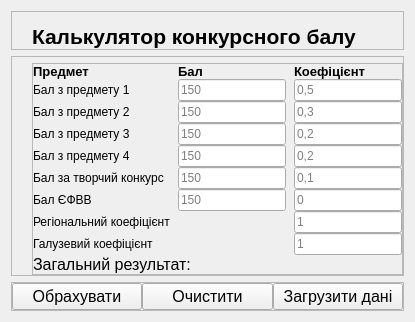
              <widget class="QWidget" name="calculator_page">
               <layout class="QVBoxLayout" name="verticalLayout_5">
                <item>
                 <widget class="QFrame" name="header_frame_2">
                  <property name="sizePolicy">
                   <sizepolicy hsizetype="Minimum" vsizetype="Minimum">
                    <horstretch>0</horstretch>
                    <verstretch>0</verstretch>
                   </sizepolicy>
                  </property>
                  <property name="frameShape">
                   <enum>QFrame::StyledPanel</enum>
                  </property>
                  <property name="frameShadow">
                   <enum>QFrame::Raised</enum>
                  </property>
                  <layout class="QVBoxLayout" name="verticalLayout_6">
                   <property name="spacing">
                    <number>0</number>
                   </property>
                   <property name="leftMargin">
                    <number>20</number>
                   </property>
                   <property name="topMargin">
                    <number>12</number>
                   </property>
                   <property name="rightMargin">
                    <number>0</number>
                   </property>
                   <property name="bottomMargin">
                    <number>0</number>
                   </property>
                   <item alignment="Qt::AlignLeft">
                    <widget class="QLabel" name="label_6">
                     <property name="font">
                      <font>
                       <pointsize>16</pointsize>
                       <weight>75</weight>
                       <bold>true</bold>
                      </font>
                     </property>
                     <property name="text">
                      <string>Калькулятор конкурсного балу</string>
                     </property>
                    </widget>
                   </item>
                  </layout>
                 </widget>
                </item>
                <item>
                 <widget class="QFrame" name="main_body_calc_frame">
                  <property name="sizePolicy">
                   <sizepolicy hsizetype="Expanding" vsizetype="Expanding">
                    <horstretch>0</horstretch>
                    <verstretch>0</verstretch>
                   </sizepolicy>
                  </property>
                  <property name="frameShape">
                   <enum>QFrame::StyledPanel</enum>
                  </property>
                  <property name="frameShadow">
                   <enum>QFrame::Raised</enum>
                  </property>
                  <layout class="QHBoxLayout" name="horizontalLayout_16">
                   <property name="spacing">
                    <number>0</number>
                   </property>
                   <property name="leftMargin">
                    <number>20</number>
                   </property>
                   <property name="topMargin">
                    <number>6</number>
                   </property>
                   <property name="rightMargin">
                    <number>0</number>
                   </property>
                   <property name="bottomMargin">
                    <number>0</number>
                   </property>
                   <item alignment="Qt::AlignLeft|Qt::AlignTop">
                    <widget class="QFrame" name="main_frame">
                     <property name="sizePolicy">
                      <sizepolicy hsizetype="Preferred" vsizetype="Preferred">
                       <horstretch>0</horstretch>
                       <verstretch>0</verstretch>
                      </sizepolicy>
                     </property>
                     <property name="frameShape">
                      <enum>QFrame::StyledPanel</enum>
                     </property>
                     <property name="frameShadow">
                      <enum>QFrame::Raised</enum>
                     </property>
                     <layout class="QGridLayout" name="gridLayout_2">
                      <property name="leftMargin">
                       <number>0</number>
                      </property>
                      <property name="topMargin">
                       <number>0</number>
                      </property>
                      <property name="rightMargin">
                       <number>0</number>
                      </property>
                      <property name="bottomMargin">
                       <number>0</number>
                      </property>
                      <property name="horizontalSpacing">
                       <number>8</number>
                      </property>
                      <property name="verticalSpacing">
                       <number>0</number>
                      </property>
                      <item row="8" column="0">
                       <widget class="QLabel" name="label_12">
                        <property name="text">
                         <string>Галузевий коефіцієнт</string>
                        </property>
                       </widget>
                      </item>
                      <item row="7" column="0">
                       <widget class="QLabel" name="label_14">
                        <property name="text">
                         <string>Регіональний коефіцієнт</string>
                        </property>
                       </widget>
                      </item>
                      <item row="7" column="2">
                       <widget class="QLineEdit" name="coef_region_lineEdit">
                        <property name="placeholderText">
                         <string>1</string>
                        </property>
                       </widget>
                      </item>
                      <item row="5" column="1">
                       <widget class="QLineEdit" name="score_cc_lineEdit">
                        <property name="placeholderText">
                         <string>150</string>
                        </property>
                       </widget>
                      </item>
                      <item row="4" column="1">
                       <widget class="QLineEdit" name="score_4_lineEdit">
                        <property name="placeholderText">
                         <string>150</string>
                        </property>
                       </widget>
                      </item>
                      <item row="1" column="2">
                       <widget class="QLineEdit" name="coef_1_lineEdit">
                        <property name="placeholderText">
                         <string>0,5</string>
                        </property>
                       </widget>
                      </item>
                      <item row="2" column="2">
                       <widget class="QLineEdit" name="coef_2_lineEdit">
                        <property name="inputMask">
                         <string/>
                        </property>
                        <property name="placeholderText">
                         <string>0,3</string>
                        </property>
                       </widget>
                      </item>
                      <item row="2" column="1">
                       <widget class="QLineEdit" name="score_2_lineEdit">
                        <property name="placeholderText">
                         <string>150</string>
                        </property>
                       </widget>
                      </item>
                      <item row="6" column="0">
                       <widget class="QLabel" name="label_10">
                        <property name="text">
                         <string>Бал ЄФВВ</string>
                        </property>
                       </widget>
                      </item>
                      <item row="1" column="1">
                       <widget class="QLineEdit" name="score_1_lineEdit">
                        <property name="font">
                         <font>
                          <stylestrategy>PreferDefault</stylestrategy>
                         </font>
                        </property>
                        <property name="layoutDirection">
                         <enum>Qt::LeftToRight</enum>
                        </property>
                        <property name="placeholderText">
                         <string>150</string>
                        </property>
                       </widget>
                      </item>
                      <item row="8" column="2">
                       <widget class="QLineEdit" name="coef_industry_lineEdit">
                        <property name="inputMask">
                         <string/>
                        </property>
                        <property name="placeholderText">
                         <string>1</string>
                        </property>
                       </widget>
                      </item>
                      <item row="2" column="0">
                       <widget class="QLabel" name="label_13">
                        <property name="text">
                         <string>Бал з предмету 2</string>
                        </property>
                       </widget>
                      </item>
                      <item row="4" column="2">
                       <widget class="QLineEdit" name="coef_4_lineEdit">
                        <property name="placeholderText">
                         <string>0,2</string>
                        </property>
                       </widget>
                      </item>
                      <item row="1" column="0">
                       <widget class="QLabel" name="label_7">
                        <property name="text">
                         <string>Бал з предмету 1</string>
                        </property>
                       </widget>
                      </item>
                      <item row="6" column="2">
                       <widget class="QLineEdit" name="coef_EFVV_lineEdit">
                        <property name="placeholderText">
                         <string>0</string>
                        </property>
                       </widget>
                      </item>
                      <item row="3" column="0">
                       <widget class="QLabel" name="label_8">
                        <property name="text">
                         <string>Бал з предмету 3</string>
                        </property>
                       </widget>
                      </item>
                      <item row="4" column="0">
                       <widget class="QLabel" name="label_9">
                        <property name="text">
                         <string>Бал з предмету 4</string>
                        </property>
                       </widget>
                      </item>
                      <item row="3" column="1">
                       <widget class="QLineEdit" name="score_3_lineEdit">
                        <property name="placeholderText">
                         <string>150</string>
                        </property>
                       </widget>
                      </item>
                      <item row="3" column="2">
                       <widget class="QLineEdit" name="coef_3_lineEdit">
                        <property name="placeholderText">
                         <string>0,2</string>
                        </property>
                       </widget>
                      </item>
                      <item row="6" column="1">
                       <widget class="QLineEdit" name="score_EFVV_lineEdit">
                        <property name="placeholderText">
                         <string>150</string>
                        </property>
                       </widget>
                      </item>
                      <item row="5" column="2">
                       <widget class="QLineEdit" name="coef_cc_lineEdit">
                        <property name="placeholderText">
                         <string>0,1</string>
                        </property>
                       </widget>
                      </item>
                      <item row="0" column="1">
                       <widget class="QLabel" name="label_16">
                        <property name="font">
                         <font>
                          <pointsize>10</pointsize>
                          <weight>75</weight>
                          <bold>true</bold>
                         </font>
                        </property>
                        <property name="text">
                         <string>Бал</string>
                        </property>
                       </widget>
                      </item>
                      <item row="0" column="0">
                       <widget class="QLabel" name="label_15">
                        <property name="font">
                         <font>
                          <pointsize>10</pointsize>
                          <weight>75</weight>
                          <bold>true</bold>
                         </font>
                        </property>
                        <property name="text">
                         <string>Предмет</string>
                        </property>
                       </widget>
                      </item>
                      <item row="5" column="0">
                       <widget class="QLabel" name="label_11">
                        <property name="text">
                         <string>Бал за творчий конкурс</string>
                        </property>
                       </widget>
                      </item>
                      <item row="0" column="2">
                       <widget class="QLabel" name="label_17">
                        <property name="font">
                         <font>
                          <pointsize>10</pointsize>
                          <weight>75</weight>
                          <bold>true</bold>
                         </font>
                        </property>
                        <property name="text">
                         <string>Коефіцієнт</string>
                        </property>
                       </widget>
                      </item>
                      <item row="9" column="0" colspan="3">
                       <widget class="QLabel" name="calculator_result_label">
                        <property name="font">
                         <font>
                          <pointsize>12</pointsize>
                         </font>
                        </property>
                        <property name="text">
                         <string>Загальний результат:</string>
                        </property>
                       </widget>
                      </item>
                     </layout>
                    </widget>
                   </item>
                  </layout>
                 </widget>
                </item>
                <item>
                 <widget class="QFrame" name="bottom_frame">
                  <property name="sizePolicy">
                   <sizepolicy hsizetype="Minimum" vsizetype="Minimum">
                    <horstretch>0</horstretch>
                    <verstretch>0</verstretch>
                   </sizepolicy>
                  </property>
                  <property name="frameShape">
                   <enum>QFrame::StyledPanel</enum>
                  </property>
                  <property name="frameShadow">
                   <enum>QFrame::Raised</enum>
                  </property>
                  <layout class="QHBoxLayout" name="horizontalLayout_15">
                   <property name="spacing">
                    <number>0</number>
                   </property>
                   <property name="leftMargin">
                    <number>0</number>
                   </property>
                   <property name="topMargin">
                    <number>0</number>
                   </property>
                   <property name="rightMargin">
                    <number>0</number>
                   </property>
                   <property name="bottomMargin">
                    <number>0</number>
                   </property>
                   <item>
                    <widget class="QPushButton" name="calculate_button">
                     <property name="font">
                      <font>
                       <pointsize>12</pointsize>
                      </font>
                     </property>
                     <property name="cursor">
                      <cursorShape>PointingHandCursor</cursorShape>
                     </property>
                     <property name="text">
                      <string>Обрахувати</string>
                     </property>
                     <property name="icon">
                      <iconset resource="icons.qrc">
                       <normaloff>:/icons/icons/functions_24dp_000000_FILL0_wght400_GRAD0_opsz24.png</normaloff>:/icons/icons/functions_24dp_000000_FILL0_wght400_GRAD0_opsz24.png</iconset>
                     </property>
                     <property name="iconSize">
                      <size>
                       <width>32</width>
                       <height>32</height>
                      </size>
                     </property>
                    </widget>
                   </item>
                   <item>
                    <widget class="QPushButton" name="clear_button">
                     <property name="font">
                      <font>
                       <pointsize>12</pointsize>
                      </font>
                     </property>
                     <property name="cursor">
                      <cursorShape>PointingHandCursor</cursorShape>
                     </property>
                     <property name="text">
                      <string>Очистити</string>
                     </property>
                     <property name="icon">
                      <iconset resource="icons.qrc">
                       <normaloff>:/icons/icons/delete_forever_24dp_000000_FILL0_wght400_GRAD0_opsz24.png</normaloff>:/icons/icons/delete_forever_24dp_000000_FILL0_wght400_GRAD0_opsz24.png</iconset>
                     </property>
                     <property name="iconSize">
                      <size>
                       <width>32</width>
                       <height>32</height>
                      </size>
                     </property>
                    </widget>
                   </item>
                   <item>
                    <widget class="QPushButton" name="load_button">
                     <property name="font">
                      <font>
                       <pointsize>12</pointsize>
                      </font>
                     </property>
                     <property name="cursor">
                      <cursorShape>PointingHandCursor</cursorShape>
                     </property>
                     <property name="text">
                      <string>Загрузити дані</string>
                     </property>
                     <property name="icon">
                      <iconset resource="icons.qrc">
                       <normaloff>:/icons/icons/save_24dp_000000_FILL0_wght400_GRAD0_opsz24.png</normaloff>:/icons/icons/save_24dp_000000_FILL0_wght400_GRAD0_opsz24.png</iconset>
                     </property>
                     <property name="iconSize">
                      <size>
                       <width>32</width>
                       <height>32</height>
                      </size>
                     </property>
                    </widget>
                   </item>
                  </layout>
                 </widget>
                </item>
               </layout>
               <zorder>header_frame_2</zorder>
               <zorder>bottom_frame</zorder>
               <zorder>main_body_calc_frame</zorder>
              </widget>
